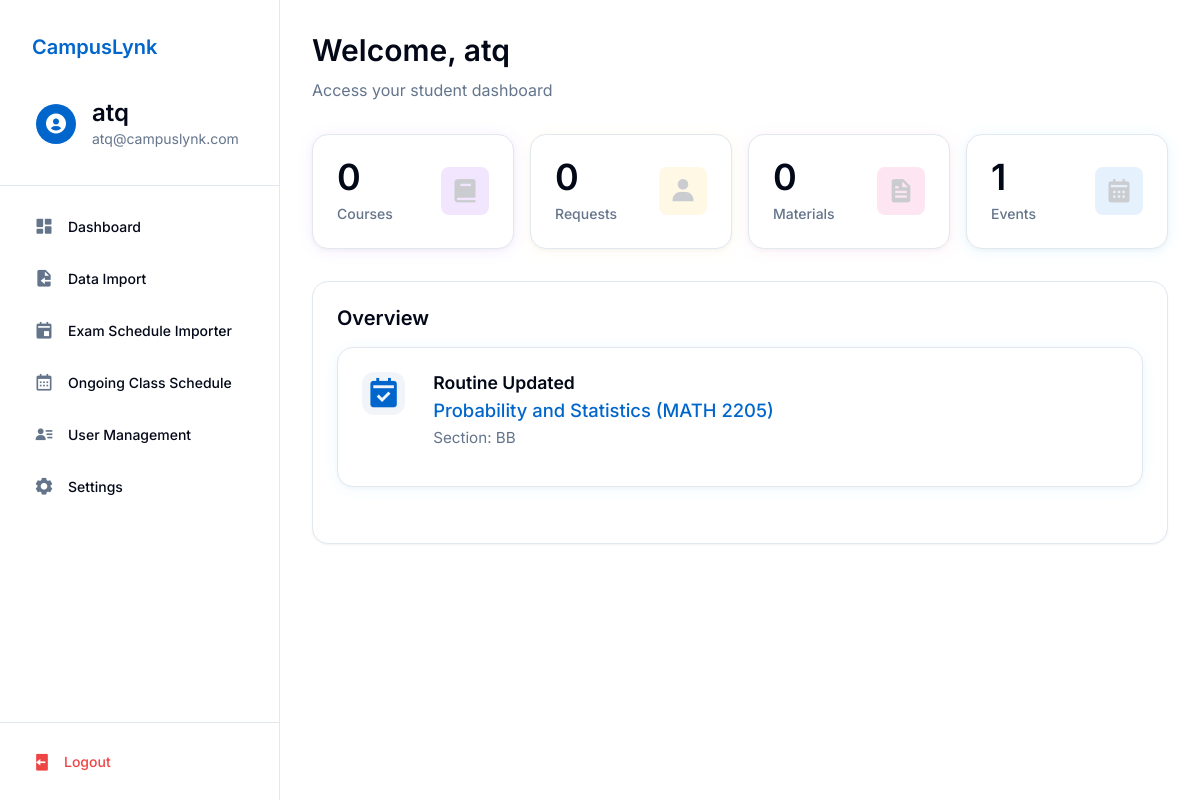
Page /dashboard.php (signed in) on the committed database.
### tables this page shows
CREATE TABLE `users` (
  `id` int(11) NOT NULL,
  `username` varchar(255) NOT NULL,
  `email` varchar(255) NOT NULL,
  `password` varchar(255) NOT NULL,
  `role` enum('student','faculty','admin') NOT NULL,
  `name` varchar(255) NOT NULL
);

CREATE TABLE `upcoming_courses` (
  `id` int(11) NOT NULL,
  `program` varchar(50) DEFAULT NULL,
  `course_code` varchar(20) DEFAULT NULL,
  `course_title` varchar(255) DEFAULT NULL,
  `section` varchar(10) DEFAULT NULL,
  `room1` varchar(50) DEFAULT NULL,
  `room2` varchar(50) DEFAULT NULL,
  `day1` varchar(20) DEFAULT NULL,
  `day2` varchar(20) DEFAULT NULL,
  `time1` varchar(20) DEFAULT NULL,
  `time2` varchar(20) DEFAULT NULL,
  `faculty_name` varchar(100) DEFAULT NULL,
  `faculty_initial` varchar(20) DEFAULT NULL,
  `credit` decimal(3,1) DEFAULT NULL
);

### dashboard.php (the view, shortened to what this page needs)
<?php
try {
    $database = new Database();
    $db = $database->getConnection();
    $query = $db->prepare("SELECT * FROM users WHERE email = ?");
    $query->execute([$_SESSION['useremail']]);
    $user = $query->fetch(PDO::FETCH_ASSOC);
    $userId = $user['id'];
    $courseCount = 0;
    $courseStmt = $db->prepare("SELECT COUNT(DISTINCT se.course_id) FROM student_enrollments se WHERE se.student_id = ?");
    $courseStmt->execute([$userId]);
    $courseCount = $courseStmt->fetchColumn();
    $requestCount = 0;
    $requestStmt = $db->prepare("SELECT COUNT(*) FROM counselling_requests WHERE student_id = ?");
    $requestStmt->execute([$userId]);
    $requestCount = $requestStmt->fetchColumn();
    $materialCount = 0;
    $eventCount = 0;
    $eventStmt = $db->query("SELECT COUNT(*) FROM events");
    $eventCount = $eventStmt->fetchColumn();
    $routineStmt = $db->query("SELECT * FROM upcoming_courses ORDER BY id DESC LIMIT 1");
    $latestRoutine = $routineStmt->fetch(PDO::FETCH_ASSOC);
} catch (PDOException $e) {
    header("Location: login.php?error=Database Error: " . urlencode($e->getMessage()));
    exit();
}
?>
<!DOCTYPE html>
<html lang="en">
<head>
    <link href='https://unpkg.com/boxicons@2.1.4/css/boxicons.min.css' rel='stylesheet'>
    <link rel="stylesheet" href="css/base.css">
    <link rel="stylesheet" href="css/layout.css">
    <link rel="stylesheet" href="css/components.css">
    <link rel="stylesheet" href="css/dashboard.css">
</head>
<body>
    <?php include 'sidebar.php'; ?>
    <main class="main-content">
        <section class="welcome-section">
            <h1>Welcome, <?php echo htmlspecialchars($user['name']); ?></h1>
            <p class="text-muted">Access your student dashboard</p>
        </section>
        <div class="quick-access-row">
            <div class="quick-access-card glow-purple">
                <div class="quick-access-card-content">
                    <div class="quick-access-number"><?php echo $courseCount; ?></div>
                    <div class="quick-access-label">Courses</div>
                </div>
                <div class="quick-access-icon purple">
                    <i class='bx bxs-book'></i>
                </div>
            </div>
            <div class="quick-access-card glow-yellow">
                <div class="quick-access-card-content">
                    <div class="quick-access-number"><?php echo $requestCount; ?></div>
                    <div class="quick-access-label">Requests</div>
                </div>
                <div class="quick-access-icon yellow">
                    <i class='bx bxs-user'></i>
                </div>
            </div>
            <div class="quick-access-card glow-pink">
                <div class="quick-access-card-content">
                    <div class="quick-access-number"><?php echo $materialCount; ?></div>
                    <div class="quick-access-label">Materials</div>
                </div>
                <div class="quick-access-icon pink">
                    <i class='bx bxs-file'></i>
                </div>
            </div>
            <div class="quick-access-card glow-blue">
                <div class="quick-access-card-content">
                    <div class="quick-access-number"><?php echo $eventCount; ?></div>
                    <div class="quick-access-label">Events</div>
                </div>
                <div class="quick-access-icon blue">
                    <i class='bx bxs-calendar'></i>
                </div>
            </div>
        </div>
        <div class="content-stack">
            <div class="card">
                <h2 class="text-xl font-semibold mb-4">Overview</h2>
                <div class="dashboard-overview-grid" style="display: grid; grid-template-columns: repeat(auto-fit, minmax(320px, 1fr)); gap: 1.5rem; margin-bottom: 2rem;">
                    <?php if ($latestRoutine): ?>
                    <div class="overview-card">
                        <div class="overview-icon"><i class='bx bxs-calendar-check text-primary'></i></div>
                        <div class="overview-content">
                            <h3 class="overview-title">Routine Updated</h3>
                            <div class="overview-main"><?php echo htmlspecialchars($latestRoutine['course_title']); ?> (<?php echo htmlspecialchars($latestRoutine['course_code']); ?>)</div>
                            <div class="overview-desc">Section: <?php echo htmlspecialchars($latestRoutine['section']); ?></div>
                        </div>
                    </div>
                    <?php endif; ?>
                </div>
            </div>
        </div>
    </main>
</body>
</html>

### sidebar.php (shortened to what this page needs)
<?php
try {
    $sidebar_database = new Database();
    $sidebar_db = $sidebar_database->getConnection();
    $sidebar_query = $sidebar_db->prepare("SELECT * FROM users WHERE email = ?");
    $sidebar_query->execute([$_SESSION['useremail']]);
    $sidebar_user = $sidebar_query->fetch(PDO::FETCH_ASSOC);
} catch (PDOException $e) {
    header("Location: login.php?error=Database Error: " . urlencode($e->getMessage()));
    exit();
}
$current_page = basename($_SERVER['PHP_SELF']);
$role = $sidebar_user['role'];
?>
<link href='https://unpkg.com/boxicons@2.1.4/css/boxicons.min.css' rel='stylesheet'>
<aside class="sidebar">
    <div class="sidebar-header">
        <div class="logo-and-title-div">
            <a href="<?php echo $role === 'faculty' ? 'faculty_dashboard.php' : ($role === 'admin' ? 'admin_dashboard.php' : 'dashboard.php'); ?>" class="navbar-brand">CampusLynk</a>
        </div>
        <a href="<?php echo $role === 'faculty' ? 'faculty_dashboard.php' : ($role === 'admin' ? 'admin_dashboard.php' : 'profile.php'); ?>" class="user-info">
            <div class="user-avatar">
                <i class='bx bxs-user-circle'></i>
            </div>
            <div class="user-details">
                <h3 class="user-name"><?php echo htmlspecialchars($sidebar_user['name']); ?></h3>
                <p class="user-email"><?php echo htmlspecialchars($sidebar_user['email']); ?></p>
            </div>
        </a>
    </div>
    <div class="sidebar-content">
        <ul class="nav-links">
            <?php if ($role === 'admin'): ?>
                <li>
                    <a href="admin_dashboard.php" class="nav-link <?php echo $current_page === 'admin_dashboard.php' ? 'active' : ''; ?>">
                        <i class='bx bxs-dashboard'></i>
                        <span>Dashboard</span>
                    </a>
                </li>
                <li>
                    <a href="admin_dataimport.php" class="nav-link <?php echo $current_page === 'admin_dataimport.php' ? 'active' : ''; ?>">
                        <i class='bx bxs-file-import'></i>
                        <span>Data Import</span>
                    </a>
                </li>
                <li>
                    <a href="admin_exam_import.php" class="nav-link <?php echo $current_page === 'admin_exam_import.php' ? 'active' : ''; ?>">
                        <i class='bx bxs-calendar-event'></i>
                        <span>Exam Schedule Importer</span>
                    </a>
                </li>
                <li>
                    <a href="admin_class_schedule.php" class="nav-link <?php echo $current_page === 'admin_class_schedule.php' ? 'active' : ''; ?>">
                        <i class='bx bx-calendar'></i>
                        <span>Ongoing Class Schedule</span>
                    </a>
                </li>
                <li>
                    <a href="admin_users.php" class="nav-link <?php echo $current_page === 'admin_users.php' ? 'active' : ''; ?>">
                        <i class='bx bxs-user-detail'></i>
                        <span>User Management</span>
                    </a>
                </li>
                <li>
                    <a href="admin_settings.php" class="nav-link <?php echo $current_page === 'admin_settings.php' ? 'active' : ''; ?>">
                        <i class='bx bxs-cog'></i>
                        <span>Settings</span>
                    </a>
                </li>
            <?php endif; ?>
        </ul>
    </div>
    <div class="sidebar-footer">
        <?php
        $logout_url = 'logout.php';
        ?>
        <a href="<?php echo $logout_url; ?>" class="logout-btn">
            <i class='bx bxs-log-out'></i>
            <span>Logout</span>
        </a>
    </div>
</aside>

### css/base.css (style rules this page uses)
:root { --background: #ffffff; --foreground: #020817; --card: #ffffff; --card-foreground: #020817; --popover: #ffffff; --popover-foreground: #020817; --primary: #0066cc; --primary-foreground: #ffffff; --secondary: #f1f5f9; --secondary-foreground: #0f172a; --muted: #f1f5f9; --muted-foreground: #64748b; --accent: #f1f5f9; --accent-foreground: #0f172a; --destructive: #ef4444; --destructive-foreground: #ffffff; --success: #16a34a; --success-foreground: #ffffff; --border: #e2e8f0; --input: #e2e8f0; --ring: #0066cc; --spacing-1: 0.25rem; --spacing-2: 0.5rem; --spacing-3: 0.75rem; --spacing-4: 1rem; --spacing-5: 1.25rem; --spacing-6: 1.5rem; --spacing-8: 2rem; --spacing-10: 2.5rem; --spacing-12: 3rem; --radius-sm: 0.125rem; --radius: 0.5rem; --radius-md: 0.75rem; --radius-lg: 1rem; --shadow-sm: 0 1px 2px rgba(0, 0, 0, 0.05); --shadow: 0 1px 3px rgba(0, 0, 0, 0.1), 0 1px 2px rgba(0, 0, 0, 0.06); --shadow-md: 0 4px 6px -1px rgba(0, 0, 0, 0.1), 0 2px 4px -1px rgba(0, 0, 0, 0.06); --shadow-lg: 0 10px 15px -3px rgba(0, 0, 0, 0.1), 0 4px 6px -2px rgba(0, 0, 0, 0.05); }
* { margin: 0; padding: 0; box-sizing: border-box; font-family: 'Inter', sans-serif; }
body { background-color: var(--background); color: var(--foreground); line-height: 1.5; }
h1, h2, h3, h4, h5, h6 { font-weight: 600; line-height: 1.25; margin-bottom: var(--spacing-4); }
h1 { font-size: 2.25rem; }
h2 { font-size: 1.875rem; }
h3 { font-size: 1.5rem; }
.text-muted { color: var(--muted-foreground); }
.text-primary { color: var(--primary); }
.font-semibold { font-weight: 600; }
.text-xl { font-size: 1.25rem; }
.main-content { margin-left: 280px; padding: 2rem; min-height: 100vh; background-color: var(--background); }

### css/layout.css (style rules this page uses)
:root { --sidebar-width: 280px; }
.main-content { margin-left: var(--sidebar-width); padding: 2rem; min-height: 100vh; background: var(--background); }
.sidebar { width: var(--sidebar-width); height: 100vh; background-color: var(--background); border-right: 1px solid var(--border); display: flex; flex-direction: column; position: fixed; left: 0; top: 0; z-index: 1000; overflow-y: auto; }
.sidebar-header { padding: 1.5rem; border-bottom: 1px solid var(--border); display: flex; flex-direction: column; gap: 1rem; background: var(--background); }
.logo-and-title-div { display: flex; align-items: center; gap: 0.75rem; text-decoration: none; padding: 0.5rem; border-radius: var(--radius); transition: background-color 0.2s; }
.navbar-brand { color: var(--primary); font-size: 1.25rem; font-weight: 600; text-decoration: none; }
.user-info { display: flex; align-items: center; gap: 1rem; padding: 0.75rem; border-radius: var(--radius); transition: background-color 0.2s; text-decoration: none; }
.user-avatar { width: 40px; height: 40px; border-radius: 50%; background: var(--primary); display: flex; align-items: center; justify-content: center; flex-shrink: 0; }
.user-avatar i { font-size: 1.5rem; color: var(--primary-foreground); }
.user-details { flex: 1; min-width: 0; }
.user-name { font-weight: 600; color: var(--foreground); margin: 0; white-space: nowrap; overflow: hidden; text-overflow: ellipsis; }
.user-email { font-size: 0.875rem; color: var(--muted-foreground); margin: 0; white-space: nowrap; overflow: hidden; text-overflow: ellipsis; }
.sidebar-content { flex: 1; display: flex; flex-direction: column; padding: 1rem 0; }
.nav-links { list-style: none; padding: 0 1rem; margin: 0; }
.nav-links li { margin-bottom: 0.25rem; }
.nav-link { display: flex; align-items: center; gap: 0.75rem; padding: 0.75rem 1rem; color: var(--foreground); text-decoration: none; border-radius: var(--radius); transition: all 0.2s; font-size: 0.875rem; font-weight: 500; }
.nav-link i { font-size: 1.25rem; width: 1.5rem; height: 1.5rem; display: inline-flex; align-items: center; justify-content: center; color: var(--muted-foreground); }
.sidebar-footer { padding: 1rem; border-top: 1px solid var(--border); background: var(--background); }
.logout-btn { display: flex; align-items: center; gap: 0.75rem; padding: 0.75rem 1rem; width: 100%; color: var(--destructive); text-decoration: none; border-radius: var(--radius); transition: all 0.2s; font-size: 0.875rem; font-weight: 500; }
.logout-btn i { font-size: 1.25rem; }
.welcome-section { margin-bottom: 2rem; }
.welcome-section h1 { font-size: 1.875rem; font-weight: 600; color: var(--foreground); margin-bottom: 0.5rem; }

### rows in the picture
users: name "atq", email "atq@campuslynk.com"
upcoming_courses: course_title "Probability and Statistics", course_code "MATH 2205", section "BB"

### other values in the picture
$courseCount "0"
$requestCount "0"
$materialCount "0"
$eventCount "1"
